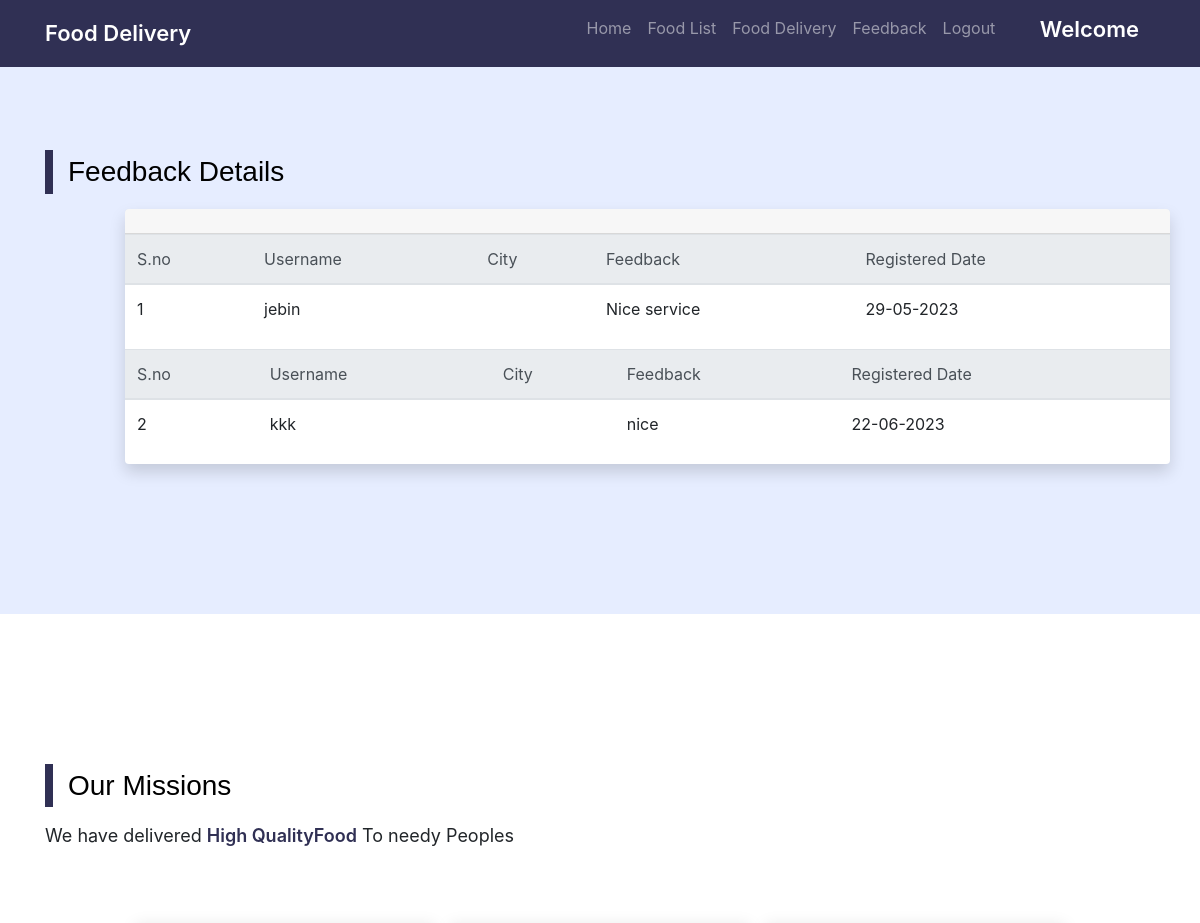
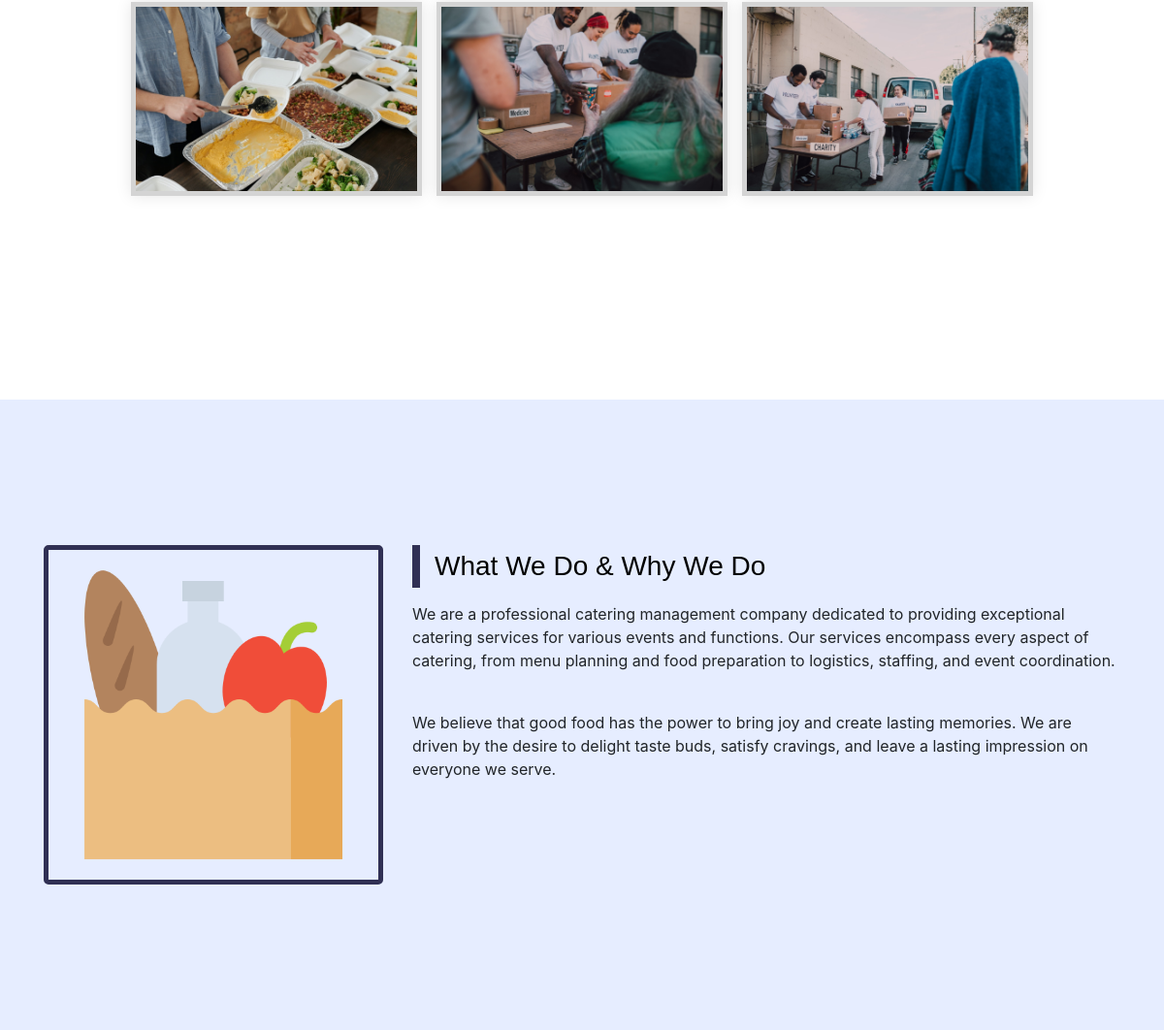
Screenshot of /feedview.php with the database file from the repository (2 pictures, top to bottom).
### tables this page shows
CREATE TABLE `feedback` (
  `id` int(60) NOT NULL,
  `username` varchar(60) NOT NULL,
  `feed` varchar(500) NOT NULL,
  `city` varchar(60) NOT NULL,
  `rdate` varchar(60) NOT NULL
);

### feedview.php (the view, shortened to what this page needs)
<?php
include("dbconnect.php");
				?>
<!DOCTYPE html>
<html lang="en">
<head>
    <title><?php include("title.php");?>
    </title>
    <link rel="stylesheet" href="css/style.css">
    	 <link rel="stylesheet" href="style.css" type="text/css" media="all" />
    <link rel="stylesheet" href="css/responsive.css">
    <link rel="stylesheet" href="https://cdn.jsdelivr.net/npm/bootstrap@4.6.1/dist/css/bootstrap.min.css">
    <link rel="stylesheet" href="https://cdnjs.cloudflare.com/ajax/libs/font-awesome/4.7.0/css/font-awesome.min.css">
</head>
<body>
    <div class="fixed-top">
                    <?php include("name2.php");?>
        <div class="cont-sec">
        </div>
    </div>
    <section class="don-sec" id="donation">
        <div class="container">
            <div class="heading">
                <h2>Feedback Details</h2>
            </div>
            <div class="row">
                <div class="col-lg-1">
                </div>
                <div class="h-screen flex-grow-1 overflow-y-lg-auto">
                <div class="card shadow border-0 mb-7">
                    <div class="card-header">
                    </div>
                    <?php
$i=("select * from feedback");
     $qry=mysqli_query($connect, $i);
   if(mysqli_num_rows($qry)>0){
$cnt=1;
while ($row=mysqli_fetch_array($qry)) {
?>
                    <div class="table-responsive">
                        <table class="table table-hover table-nowrap">
                            <thead class="thead-light">
                                <tr>
                                    <th scope="col">S.no</th>
                                    <th scope="col">Username</th>
                                    <th scope="col">City</th>
                                    <th scope="col">Feedback</th>
                                    <th scope="col">Registered Date</th>
                                </tr>
                            </thead>
                            <tbody>
                                <tr>
                                    <td>
                                    <?php  echo $cnt;?>
                                    </td>
                                    <td>
                                    <?php  echo $row['username'];?>
                                    </td>
                                    <td>
                                    </td>
                                    <td>
                                    <?php  echo $row['feed'];?>
                                    </td>
                                    <td>
                                    <?php  echo $row['rdate'];?>
                                    </td>
                                </tr>
                            </tbody>
                            <?php
$cnt=$cnt+1;} } else { ?>
  <tr>
    <td colspan="8"> No records Found</td>
  </tr>
<?php } ?>
                        </table>
                    </div>
                </div>
            </div>
    </div>
            </div>
        </div>
    </section>
    <?php include("footer.php");?>

### css/style.css (style rules this page uses)
* { margin: 0; padding: 0; box-sizing: border-box; font-family: 'Poppins', sans-serif; scroll-behavior: smooth; }
body { margin: 0; }
.heading h2 { font-size: 28px; font-weight: 500; border-left: 8px solid #303054; padding: 5px 15px; margin-bottom: 15px; }
.cont-sec { padding: 8px; background-color: #e6edff; width: 100%; }
.don-sec { background-color: #e6edff; padding: 150px 0; }

### style.css (style rules this page uses)
html,body,div,span,applet,object,iframe,h1,h2,h3,h4,h5,h6,p,blockquote,pre,a,abbr,acronym,address,big,cite,code,del,dfn,em,img,ins,kbd,q,s,samp,small,strike,strong,sub,sup,tt,var,b,u,i,dl,dt,dd,ol,nav ul,nav li,fieldset,form,label,legend,table,caption,tbody,tfoot,thead,tr,th,td,article,aside,canvas,details,embed,figure,figcaption,footer,header,hgroup,menu,nav,output,ruby,section,summary,time,mark,audio,video { margin:0;padding:0;border:0;font-size:100%;font:inherit;vertical-align:baseline; }
article, aside, details, figcaption, figure,footer, header, hgroup, menu, nav, section { display: block; }
table { border-collapse:collapse;border-spacing:0; }
body { font-family: 'Raleway', sans-serif; background-size: cover; -webkit-background-size: cover; -moz-background-size: cover; -o-background-size: cover; -ms-background-size: cover; background-attachment: fixed; }
h1, h2, h3, h4, h5, h6 { font-family: 'Raleway', sans-serif; color: #000; }
.container { width: 36%; margin: 0 auto; }
@media screen and (max-width: 1440px) { .container { width: 38%; } }
@media screen and (max-width: 1366px) { .container { width: 41%; } }
@media screen and (max-width: 1280px) { .container { width: 44%; } }

### rows the page displays
feedback: username "jebin", feed "Nice service", rdate "29-05-2023"
feedback: username "kkk", feed "nice", rdate "22-06-2023"
